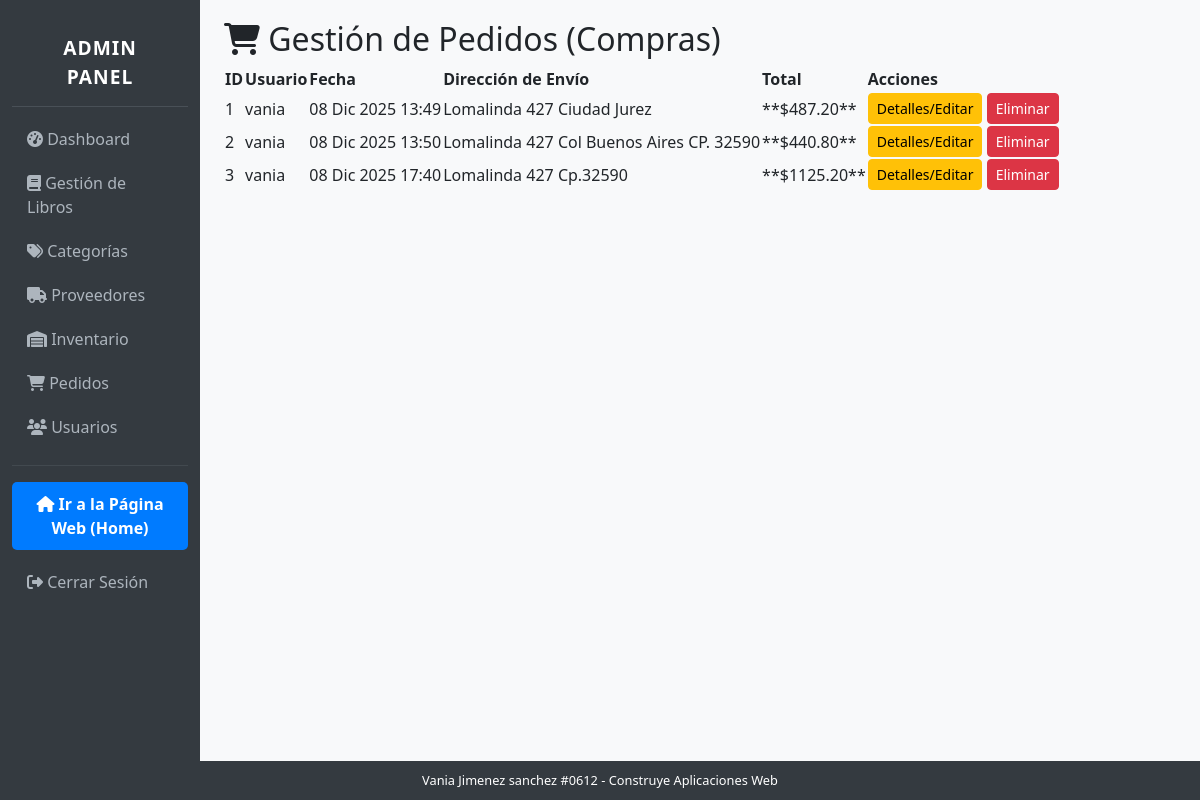
The app's page /admin-panel/pedidos/ with its own data.
### app_libreria/models.py (models this page shows)
class Pedido(models.Model):
    usuario = models.ForeignKey(User, on_delete=models.CASCADE)
    direccion = models.TextField()
    total = models.DecimalField(max_digits=10, decimal_places=2)
    fecha = models.DateTimeField(auto_now_add=True)

### app_libreria/views.py (the view)
# urls.py: path('admin-panel/pedidos/', views.PedidoListView.as_view(), name='admin_pedidos_list'),
class PedidoListView(AdminRequiredMixin, ListView):
    model = Pedido
    template_name = 'app_libreria/admin/pedidos_list.html'
    context_object_name = 'pedidos'

### app_libreria/templates/app_libreria/admin/pedidos_list.html
{% extends 'app_libreria/admin/admin_base.html' %}
{% block content %}
    <h2><i class="fas fa-shopping-cart"></i> Gestión de Pedidos (Compras)</h2>
    <table class="table-admin">
        <thead>
            <tr>
                <th>ID</th>
                <th>Usuario</th>
                <th>Fecha</th>
                <th>Dirección de Envío</th>
                <th>Total</th>
                <th>Acciones</th>
            </tr>
        </thead>
        <tbody>
            {% for pedido in object_list %}
            <tr>
                <td>{{ pedido.pk }}</td>
                <td>{{ pedido.usuario.username }}</td>
                <td>{{ pedido.fecha|date:"d M Y H:i" }}</td>
                <td>{{ pedido.direccion|truncatechars:50 }}</td>
                <td>**${{ pedido.total|floatformat:2 }}**</td>
                <td>
                    <a href="{% url 'admin_pedidos_edit' pedido.pk %}" class="btn btn-sm btn-warning">Detalles/Editar</a>
                    <a href="{% url 'admin_pedidos_delete' pedido.pk %}" class="btn btn-sm btn-danger">Eliminar</a>
                </td>
            </tr>
            {% endfor %}
        </tbody>
    </table>
{% endblock content %}

### app_libreria/templates/app_libreria/admin/admin_base.html (style rules this page uses)
body { background-color: #f8f9fa; }

### records on screen
Pedido: pk "1", usuario.username "vania", fecha "08 Dic 2025 13:49", direccion "Lomalinda 427 Ciudad Jurez", total "487.20"
Pedido: pk "2", usuario.username "vania", fecha "08 Dic 2025 13:50", direccion "Lomalinda 427 Col Buenos Aires CP. 32590", total "440.80"
Pedido: pk "3", usuario.username "vania", fecha "08 Dic 2025 17:40", direccion "Lomalinda 427 Cp.32590", total "1125.20"
